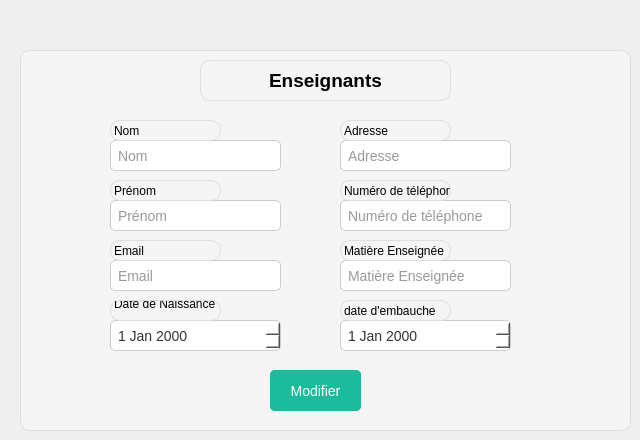
      <widget class="QWidget" name="page_8">
       <widget class="QWidget" name="widget" native="true">
        <property name="geometry">
         <rect>
          <x>20</x>
          <y>50</y>
          <width>611</width>
          <height>381</height>
         </rect>
        </property>
        <property name="styleSheet">
         <string notr="true">/* Apply styles to the entire QWidget */
QWidget {
    background-color: #f5f5f5; /* Light background color */
    border: 1px solid #ddd; /* Light gray border */
    border-radius: 10px; /* Rounded corners */
    box-shadow: 0px 2px 6px rgba(0, 0, 0, 0.1); /* Subtle shadow */
}

/* Apply styles to QLineEdit */
QLineEdit {
    padding: 5px; /* Padding inside the QLineEdit */
    border: 1px solid #ccc; /* Light gray border */
    border-radius: 5px; /* Rounded corners */
    background-color: #fff; /* White background */
    color: #333; /* Dark text color */
    font-size: 14px; /* Font size */
    transition: border-color 0.3s, box-shadow 0.3s; /* Smooth transition */
}

/* Apply focus styles to QLineEdit */
QLineEdit:focus {
    border-color: #1abc9c; /* Teal border color on focus */
    box-shadow: 0px 0px 6px rgba(26, 188, 156, 0.5); /* Light shadow on focus */
}

/* Apply styles to QDateEdit */
QDateEdit {
    padding: 5px; /* Padding inside the QLineEdit */
    border: 1px solid #ccc; /* Light gray border */
    border-radius: 5px; /* Rounded corners */
    background-color: #fff; /* White background */
    color: #333; /* Dark text color */
    font-size: 14px; /* Font size */
    transition: border-color 0.3s, box-shadow 0.3s; /* Smooth transition */
}

/* Apply focus styles to QDateEdit */
QDateEdit:focus {
    border-color: #1abc9c; /* Teal border color on focus */
    box-shadow: 0px 0px 6px rgba(26, 188, 156, 0.5); /* Light shadow on focus */
}

/* Apply styles to QPushButton */
QPushButton {
    background-color: #1abc9c; /* Teal background color */
    color: white; /* White text color */
    border: none; /* No border */
    padding: 10px 20px; /* Padding around the text */
    border-radius: 5px; /* Rounded corners */
    font-size: 14px; /* Font size */
    cursor: pointer; /* Show hand cursor on hover */
    transition: background-color 0.3s; /* Smooth transition */
}

/* Apply hover styles to QPushButton */
QPushButton:hover {
    background-color: #16a085; /* Darker teal on hover */
}
</string>
        </property>
        <widget class="QLineEdit" name="txt_nom_enseignant">
         <property name="geometry">
          <rect>
           <x>90</x>
           <y>90</y>
           <width>171</width>
           <height>31</height>
          </rect>
         </property>
         <property name="placeholderText">
          <string>Nom</string>
         </property>
        </widget>
        <widget class="QLineEdit" name="txt_prenom_enseignant">
         <property name="geometry">
          <rect>
           <x>90</x>
           <y>150</y>
           <width>171</width>
           <height>31</height>
          </rect>
         </property>
         <property name="placeholderText">
          <string>Prénom</string>
         </property>
        </widget>
        <widget class="QLineEdit" name="txt_addresse_enseignant">
         <property name="geometry">
          <rect>
           <x>320</x>
           <y>90</y>
           <width>171</width>
           <height>31</height>
          </rect>
         </property>
         <property name="placeholderText">
          <string>Adresse</string>
         </property>
        </widget>
        <widget class="QDateEdit" name="dateEdit_date_naissance_enseignant">
         <property name="geometry">
          <rect>
           <x>90</x>
           <y>270</y>
           <width>171</width>
           <height>31</height>
          </rect>
         </property>
        </widget>
        <widget class="QDateEdit" name="dateEdit_date_embauche">
         <property name="geometry">
          <rect>
           <x>320</x>
           <y>270</y>
           <width>171</width>
           <height>31</height>
          </rect>
         </property>
        </widget>
        <widget class="QLineEdit" name="txt_email_enseignant">
         <property name="geometry">
          <rect>
           <x>90</x>
           <y>210</y>
           <width>171</width>
           <height>31</height>
          </rect>
         </property>
         <property name="placeholderText">
          <string>Email</string>
         </property>
        </widget>
        <widget class="QLineEdit" name="txt_telephone_enseignant">
         <property name="geometry">
          <rect>
           <x>320</x>
           <y>150</y>
           <width>171</width>
           <height>31</height>
          </rect>
         </property>
         <property name="placeholderText">
          <string>Numéro de téléphone </string>
         </property>
        </widget>
        <widget class="QLineEdit" name="txt_matiere_enseignee">
         <property name="geometry">
          <rect>
           <x>320</x>
           <y>210</y>
           <width>171</width>
           <height>31</height>
          </rect>
         </property>
         <property name="placeholderText">
          <string>Matière Enseignée </string>
         </property>
        </widget>
        <widget class="QPushButton" name="btn_AjouterEnseignant">
         <property name="geometry">
          <rect>
           <x>250</x>
           <y>320</y>
           <width>91</width>
           <height>41</height>
          </rect>
         </property>
         <property name="text">
          <string>Ajouter</string>
         </property>
        </widget>
        <widget class="QPushButton" name="btn_ModifierEnseignant">
         <property name="geometry">
          <rect>
           <x>250</x>
           <y>320</y>
           <width>91</width>
           <height>41</height>
          </rect>
         </property>
         <property name="text">
          <string>Modifier</string>
         </property>
        </widget>
        <widget class="QLabel" name="nameapp_3">
         <property name="geometry">
          <rect>
           <x>180</x>
           <y>10</y>
           <width>251</width>
           <height>41</height>
          </rect>
         </property>
         <property name="font">
          <font>
           <family>MS Shell Dlg 2</family>
           <pointsize>14</pointsize>
           <weight>75</weight>
           <bold>true</bold>
          </font>
         </property>
         <property name="styleSheet">
          <string notr="true"/>
         </property>
         <property name="text">
          <string>Enseignants</string>
         </property>
         <property name="alignment">
          <set>Qt::AlignCenter</set>
         </property>
        </widget>
        <widget class="QLabel" name="label">
         <property name="geometry">
          <rect>
           <x>90</x>
           <y>250</y>
           <width>111</width>
           <height>21</height>
          </rect>
         </property>
         <property name="text">
          <string>Date de Naissance
</string>
         </property>
        </widget>
        <widget class="QLabel" name="label_2">
         <property name="geometry">
          <rect>
           <x>320</x>
           <y>250</y>
           <width>111</width>
           <height>21</height>
          </rect>
         </property>
         <property name="text">
          <string>date d'embauche</string>
         </property>
        </widget>
        <widget class="QLabel" name="label_3">
         <property name="geometry">
          <rect>
           <x>90</x>
           <y>190</y>
           <width>111</width>
           <height>21</height>
          </rect>
         </property>
         <property name="text">
          <string>Email</string>
         </property>
        </widget>
        <widget class="QLabel" name="label_4">
         <property name="geometry">
          <rect>
           <x>320</x>
           <y>190</y>
           <width>111</width>
           <height>21</height>
          </rect>
         </property>
         <property name="text">
          <string>Matière Enseignée </string>
         </property>
        </widget>
        <widget class="QLabel" name="label_5">
         <property name="geometry">
          <rect>
           <x>90</x>
           <y>130</y>
           <width>111</width>
           <height>21</height>
          </rect>
         </property>
         <property name="text">
          <string>Prénom</string>
         </property>
        </widget>
        <widget class="QLabel" name="label_6">
         <property name="geometry">
          <rect>
           <x>320</x>
           <y>130</y>
           <width>111</width>
           <height>21</height>
          </rect>
         </property>
         <property name="text">
          <string>Numéro de téléphone </string>
         </property>
        </widget>
        <widget class="QLabel" name="label_7">
         <property name="geometry">
          <rect>
           <x>90</x>
           <y>70</y>
           <width>111</width>
           <height>21</height>
          </rect>
         </property>
         <property name="text">
          <string>Nom</string>
         </property>
        </widget>
        <widget class="QLabel" name="label_8">
         <property name="geometry">
          <rect>
           <x>320</x>
           <y>70</y>
           <width>111</width>
           <height>21</height>
          </rect>
         </property>
         <property name="text">
          <string>Adresse</string>
         </property>
        </widget>
       </widget>
      </widget>
